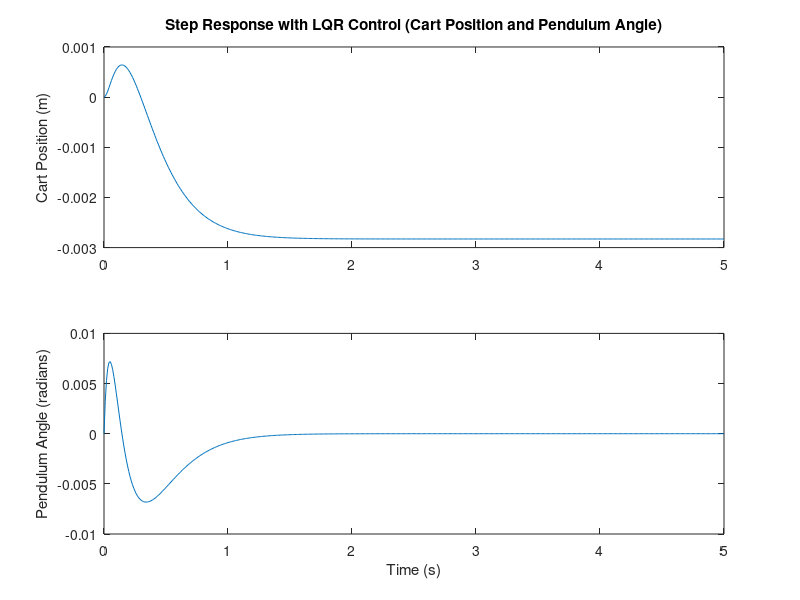
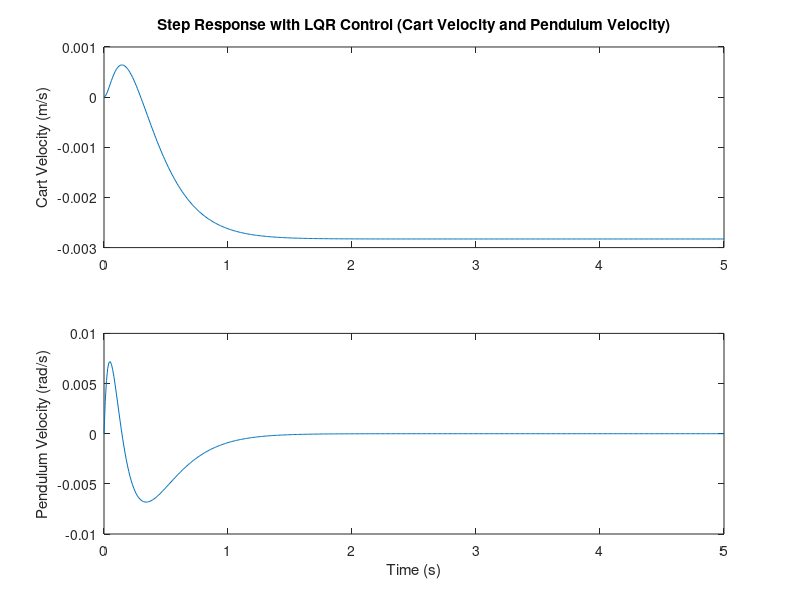

Write MATLAB code to recreate these figures, in order.
% Anne Tumlin
% Code for LQR Based CPole
% Code based on tutorial here: https://ctms.engin.umich.edu/CTMS/index.php?example=InvertedPendulum&section=ControlStateSpace
% Matrix values provided by T. Johnson and will be demonstrated in paper.

A = [0         0    1.0000         0; 
     0         0         0    1.0000; 
     0   -2.7500  -10.9500    0.0043; 
     0   28.5800   24.9200   -0.0440];
B = [0;0;1.9400;-4.4400];
C = [1 0 0 0;
     0 0 1 0];
D = [0;
     0];

% Calculate controllability
co = ctrb(A, B);
controllability = rank(co);

% Define Q and R matrices
Q = C' * C;
Q(1, 1) = 5000;
Q(3, 3) = 100;
R = 1;

% Calculate the LQR gain matrix K
K = lqr(A, B, Q, R);

% Closed-loop system dynamics
Ac = A - B * K;
Bc = B;
Cc = C;
Dc = D;

states = {'x', 'x_dot', 'phi', 'phi_dot'};
inputs = {'r'};

% Create two systems for different outputs
outputs1 = {'x', 'phi'};
sys1_cl = ss(Ac, Bc, Cc, Dc, 'statename', states, 'inputname', inputs, 'outputname', outputs1);

outputs2 = {'x_dot', 'phi_dot'};
sys2_cl = ss(Ac, Bc, Cc, Dc, 'statename', states, 'inputname', inputs, 'outputname', outputs2);

t = 0:0.01:5;
r = 0.2 * ones(size(t));

% Simulate and plot cart position and pendulum angle
[y1, t1, ~] = lsim(sys1_cl, r, t);

figure;
subplot(2, 1, 1);
plot(t1, y1(:, 1));
ylabel('Cart Position (m)');
title('Step Response with LQR Control (Cart Position and Pendulum Angle)');

subplot(2, 1, 2);
plot(t1, y1(:, 2));
ylabel('Pendulum Angle (radians)');
xlabel('Time (s)');

% Simulate and plot cart velocity and pendulum velocity
[y2, t2, ~] = lsim(sys2_cl, r, t);

figure;
subplot(2, 1, 1);
plot(t2, y2(:, 1));
ylabel('Cart Velocity (m/s)');
title('Step Response with LQR Control (Cart Velocity and Pendulum Velocity)');

subplot(2, 1, 2);
plot(t2, y2(:, 2));
ylabel('Pendulum Velocity (rad/s)');
xlabel('Time (s)');

% Call animateCartPole to visualize the cart-pole animation
% animateCartPole([y1(:, 1), y1(:, 2)], 0.3); % Use the pendulum length L from your system
% 
% Define function for cart-pole animation
% function animateCartPole(states, L)
%     Extract states
%     x = states(:, 1);     % Cart position
%     theta = states(:, 2); % Pendulum angle
% 
%     Define the dimensions of the cart and pendulum
%     cartWidth = 0.4;       % Adjust as needed
%     cartHeight = 0.2;      % Adjust as needed
% 
%     Create a figure for animation
%     figure;
% 
%     Iterate through time steps for animation
%     for i = 1:length(x)
%         Cart position
%         cartX = x(i) - cartWidth/2;
%         cartY = 0;
% 
%         Pendulum position
%         pendulumX = x(i);
%         pendulumY = 0;
% 
%         Draw the cart
%         rectangle('Position', [cartX, cartY, cartWidth, cartHeight], 'FaceColor', [0.2, 0.2, 0.8]);
%         hold on;
% 
%         Draw the pendulum
%         pendulumXEnd = pendulumX + L * sin(theta(i));
%         pendulumYEnd = pendulumY - L * cos(theta(i));
%         line([pendulumX, pendulumXEnd], [pendulumY, pendulumYEnd], 'LineWidth', 3, 'Color', [0.8, 0.2, 0.2]);
% 
%         Set axis limits
%         axis([x(i) - 2, x(i) + 2, -L - 1, L + 1]);
% 
%         Add labels and title
%         xlabel('Cart Position');
%         ylabel('Pendulum Height');
%         title('Cart-Pole Animation');
% 
%         Pause for animation
%         pause(0.01);
% 
%         Clear the figure for the next frame
%         clf;
%     end
% end

